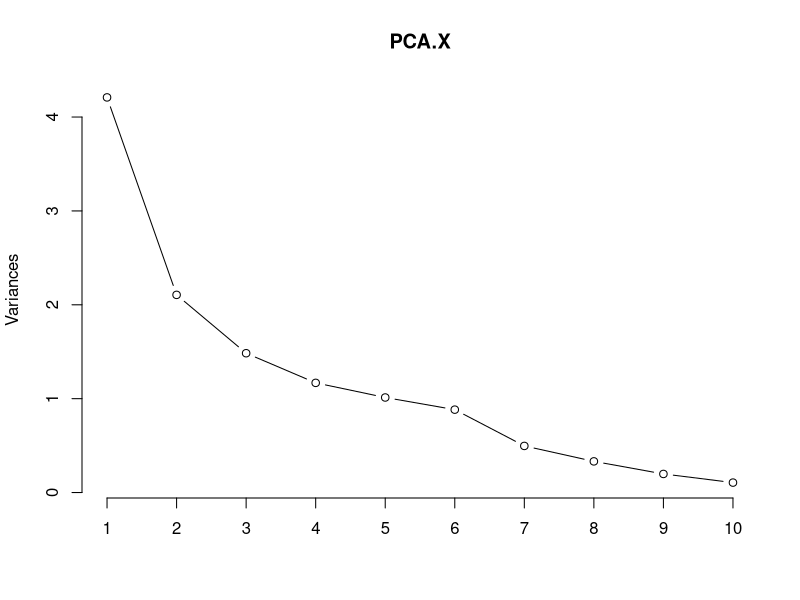
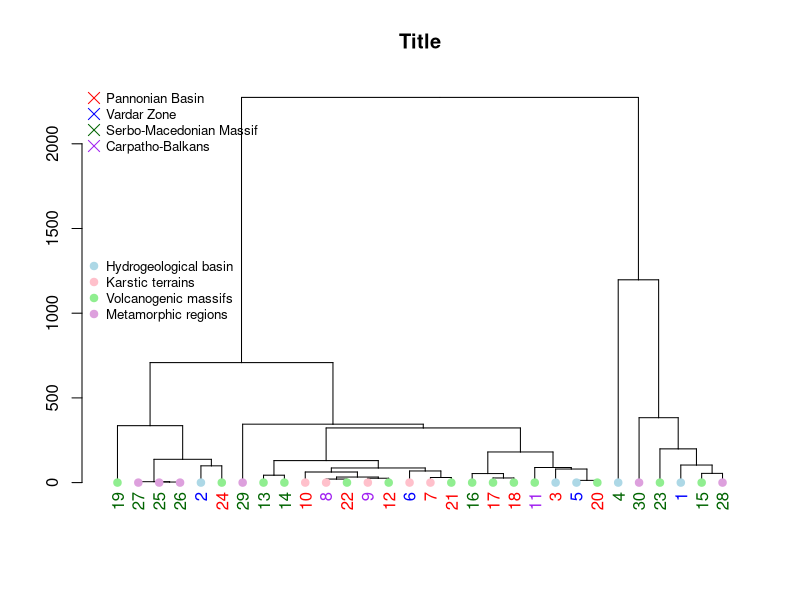

Write R code to recreate these figures, in order.
## ---- chunk 1
knitr::opts_chunk$set(echo = TRUE)
## ---- chunk 2
data <- read.csv("Data.csv", header=TRUE)
names(data) <- c("No.", "Name", "Temp", 
              "pH",
              "EC", 
              "TS", 
              "CA2+", 
              "Mg2+", 
              "NA+", 
              "k+", 
              "Cl-", 
              "SO2-4", 
              "HCO-3", 
              "SiO2",
              "Geological Structure",
              "Geotectonic Zone")

X = data[,3:14]
## ---- chunk 3
#Correlation Matrix
corr_mat = round(cor(X), 3) 
corr_mat
## ---- chunk 4
#PCA
PCA.X = prcomp(X, center=TRUE, scale = TRUE)
PCA.X
summary(PCA.X)
## ---- chunk 5
#PCA Loadings
round(PCA.X$rotation, 3)
## ---- chunk 6
#Scree Plot
plot(PCA.X, type="l")
## ---- chunk 7
### Factor analysis
faresult = factanal(X, factors=4)
faresult
## ---- chunk 8
#Hierachical Clustering
dist <- dist(X[ , c(4:8)] , diag=TRUE)
hc <- hclust(dist)
## ---- chunk 9
#Dendrogram
dhc <- as.dendrogram(hc)                        

#Dendrogram colours
i=0
colLab<<-function(n){
  if(is.leaf(n)){
    a=attributes(n)
    m=match(attributes(n)$label,data[,1])
    
    #Zone Colours
    zone=data[m,16];
    if(zone=="Pannonian Basin"){col_zone="blue"};
    if(zone=="Vardar Zone"){col_zone="red"}; 
    if(zone=="Serbo-Macedonian Massif"){col_zone="darkgreen"}; 
    if(zone=="Carpatho-Balkans"){col_zone="purple"}
    
    #Structure Colours
    structure=data[m,15];
    if(structure=="Hydrogeological basin"){col_structure="lightblue"};
    if(structure=="Karstic terrains"){col_structure="pink"};
    if(structure=="Volcanogenic massifs"){col_structure="lightgreen"};
    if(structure=="Metamorphic regions"){col_structure="plum"} 
    
    #Leaf attributes
    attr(n,"nodePar")<-c(a$nodePar,list(cex=1.5,lab.cex=1,pch=20,col=col_structure,lab.col=col_zone,lab.font=1,lab.cex=1))
  }
  return(n)
}

dL <- dendrapply(dhc, colLab)

#Plot
plot(dL , main="Title")

#Legend for zones
legend("topleft",
       legend = c("Pannonian Basin" , "Vardar Zone" , "Serbo-Macedonian Massif" , "Carpatho-Balkans"), 
       col = c("red", "blue" , "Darkgreen", "Purple"),
       pch = c(4,4,4,4), bty = "n",  pt.cex = 1.5, cex = 0.8,
       text.col = "black", horiz = FALSE,
       inset= c(0,0))

#Legend for structures      
legend("left",
       legend = c("Hydrogeological basin", "Karstic terrains", "Volcanogenic massifs", "Metamorphic regions"), 
       col = c("lightblue","pink", "lightgreen", "plum"),
       pch = c(20,20,20,20), bty = "n",  pt.cex = 1.5, cex = 0.8,
       text.col = "black", horiz = FALSE,
       inset= c(0,0))
